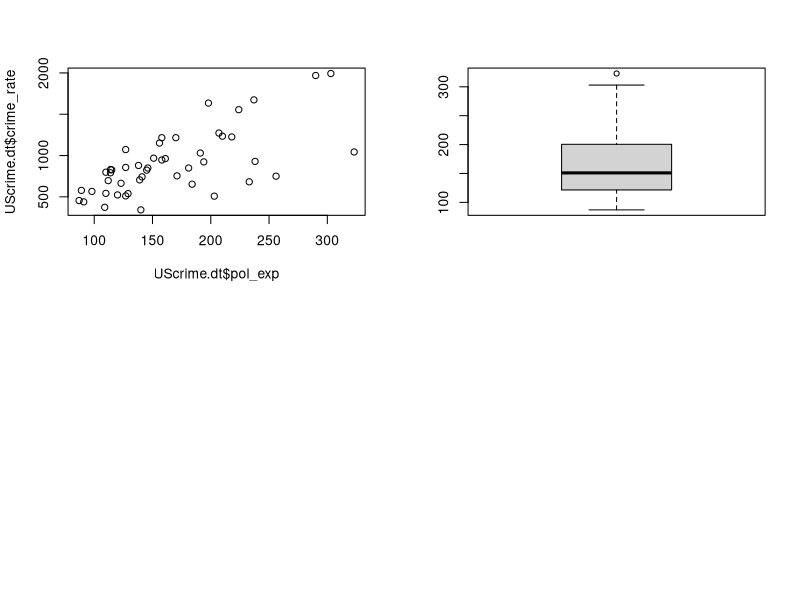
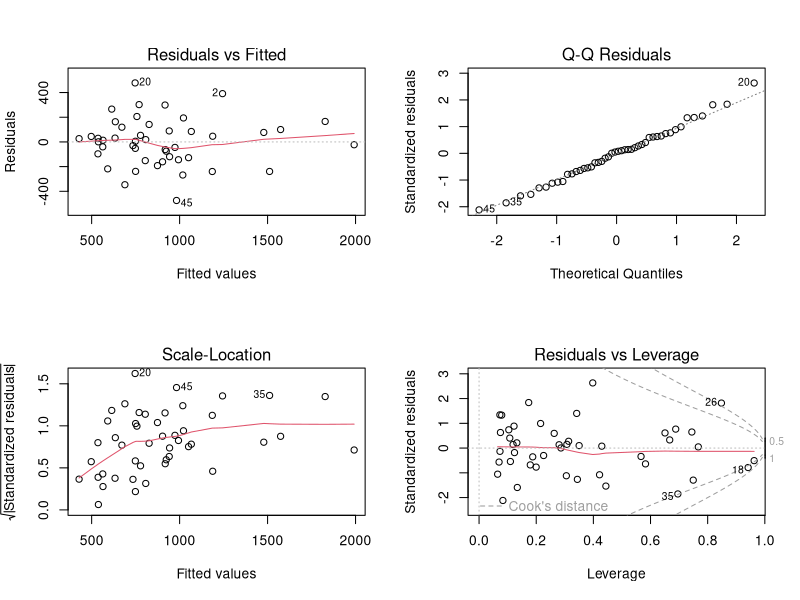
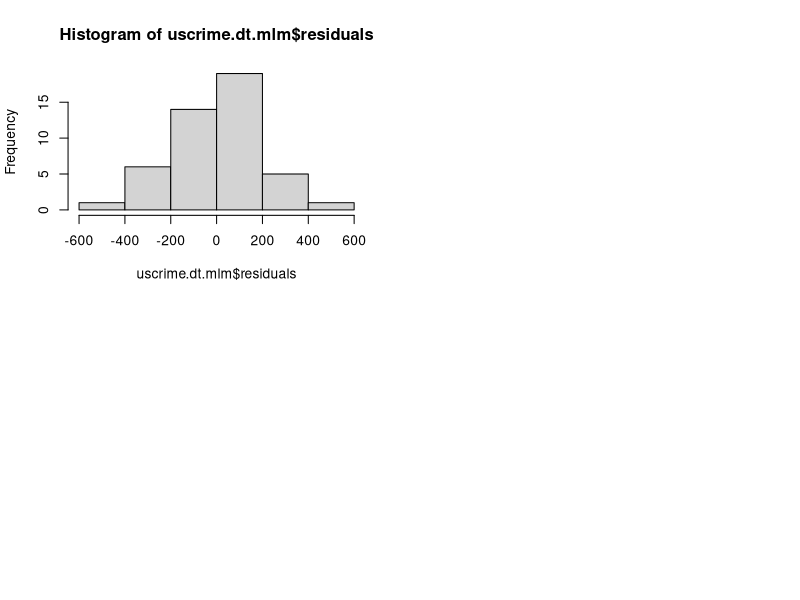

Source code (R) for these figures, in order: (Note: this script raises an error after producing the figures.)
# US Crime Data Analysis
#load Mass library
library(MASS)
#load dplyr to do data modifications
library(dplyr)
#load lattice to run splom plot
library(lattice)
#attach the UScrime dataset
attach(UScrime)
#pdf(file="UScrimedataanalysis.pdf", pointsize=9)
options(width=65, digits=5)

#Rename the variables to meaningful names
names(UScrime)<-c("Percent_Male","is_South","mean_Education","pol_exp60","pol_exp59","labour_fp","no_mal_1000_f","state_pop",
                  "nonWhites_per1000","unemploy_urb_m24","unemploy_urb_m39","gdp","inequality","prob_imp","time_state_pri","crime_rate")

#write the original dataset to csv file
#write.csv(UScrime,file = "USCrimeDataSet.csv")
#Remove the variable is_south categorical variable
#Uscrime.new<-subset(UScrime,select = -c(is_South))
#Uscrime.new1<-UScrime

uscrime.fac<-UScrime
uscrime.fac$is_South<-as.factor(UScrime$is_South)
str(uscrime.fac)



#Explore the correlation between each individual varaibles
UScrime.cor<-cor(UScrime)
UScrime.cor
#write the correlation to csv file
#write.csv(UScrime.cor,file = "USCrimeCorrelation.csv")


#Since the correlation between pol_exp60 and pol_exp59 is almost equal to 1 combine both to a single variable
UScrime.dt <- UScrime %>%
  mutate(pol_exp = pol_exp60+pol_exp59) %>% 
  select(-c(pol_exp60,pol_exp59))
UScrime.dt
par(mfrow=c(2,2))
#Data Verification for outliers and cleaning data
plot(UScrime.dt$pol_exp,UScrime.dt$crime_rate)

boxplot(UScrime.dt$pol_exp)

#Clean data by removing outliers
UScrime.data_clean<-UScrime.dt %>% filter(pol_exp<320)

UScrime.dt.modint<-aov(crime_rate~pol_exp*gdp*prob_imp*state_pop,data = UScrime.data_clean)
summary(UScrime.dt.modint)

uscrime.dt.mlm<-lm(crime_rate~pol_exp*gdp*prob_imp*state_pop,data = UScrime.data_clean)
summary(uscrime.dt.mlm)

stepAIC(uscrime.dt.mlm,direction = "both")

uscrimestepaic1<-stepAIC(uscrime.dt.mlm,direction = "both")
uscrimestepaic1$anova
uscrimestepaic1


UScrime.dt.modint.m1<-lm(crime_rate~pol_exp*gdp*prob_imp*state_pop - (gdp:state_pop),data = UScrime.data_clean)
summary(UScrime.dt.modint.m1)
stepAIC(UScrime.dt.modint.m1,direction = "both")
uscrimestepaic2<-stepAIC(UScrime.dt.modint.m1,direction = "both")
uscrimestepaic2$anova
uscrimestepaic2

anova(uscrime.dt.mlm,UScrime.dt.modint.m1)
anova(uscrimestepaic1,uscrimestepaic2)


UScrime.dt.modint.m2<-lm(crime_rate~pol_exp*gdp*prob_imp*state_pop - (gdp:state_pop) - (gdp),data = UScrime.data_clean)
summary(UScrime.dt.modint.m2)
stepAIC(UScrime.dt.modint.m2,direction = "both")
uscrimestepaic3<-stepAIC(UScrime.dt.modint.m2,direction = "both")
uscrimestepaic3$anova
uscrimestepaic3

anova(uscrime.dt.mlm,UScrime.dt.modint.m1,UScrime.dt.modint.m2)


library(lmtest)

lrtest(uscrime.dt.mlm, UScrime.dt.modint.m1,UScrime.dt.modint.m2)
lrtest(uscrimestepaic1,uscrimestepaic2)



uscrime.dt.mlm2<-glm(crime_rate~pol_exp*gdp*prob_imp*state_pop,data = UScrime.data_clean)
summary(uscrime.dt.mlm2)

uscrime.dt.mlm2aic<-stepAIC(uscrime.dt.mlm2,direction = "both")
uscrime.dt.mlm2aic$anova
dropterm(uscrime.dt.mlm2aic, test = "Chisq")

uscrime.dt.mlm3aic <-update(uscrime.dt.mlm2aic, . ~ pol_exp*gdp*prob_imp*state_pop,data - gdp:state_pop)
anova(uscrime.dt.mlm2aic,uscrime.dt.mlm3aic,test="Chisq")


#Plot the best model
par(mfrow=c(2,2))
plot(uscrime.dt.mlm)

#Model Validation
#Plot Histogram of residuals
hist(uscrime.dt.mlm$residuals,breaks = 5)
#Run Shapiro test
shapiro.test(uscrime.dt.mlm$residuals)

shapiro.test(UScrime.data_clean)

#Plot the residuals
plot(UScrime.data_clean$crime_rate, uscrime.dt.mlm$residuals)
abline(h = 0, col = "green")

UScrime.dt.modint<-aov(crime_rate~pol_exp*gdp*prob_imp*state_pop,data = UScrime.data_clean)
summary(UScrime.dt.modint)

